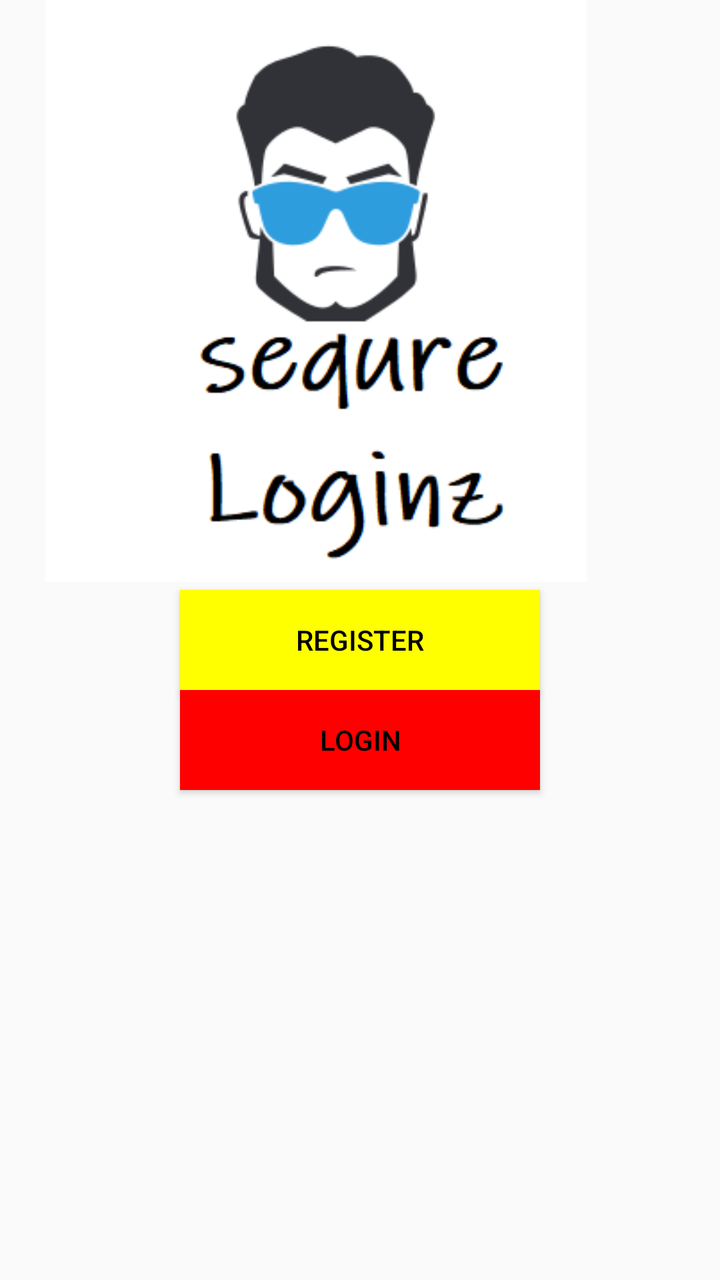
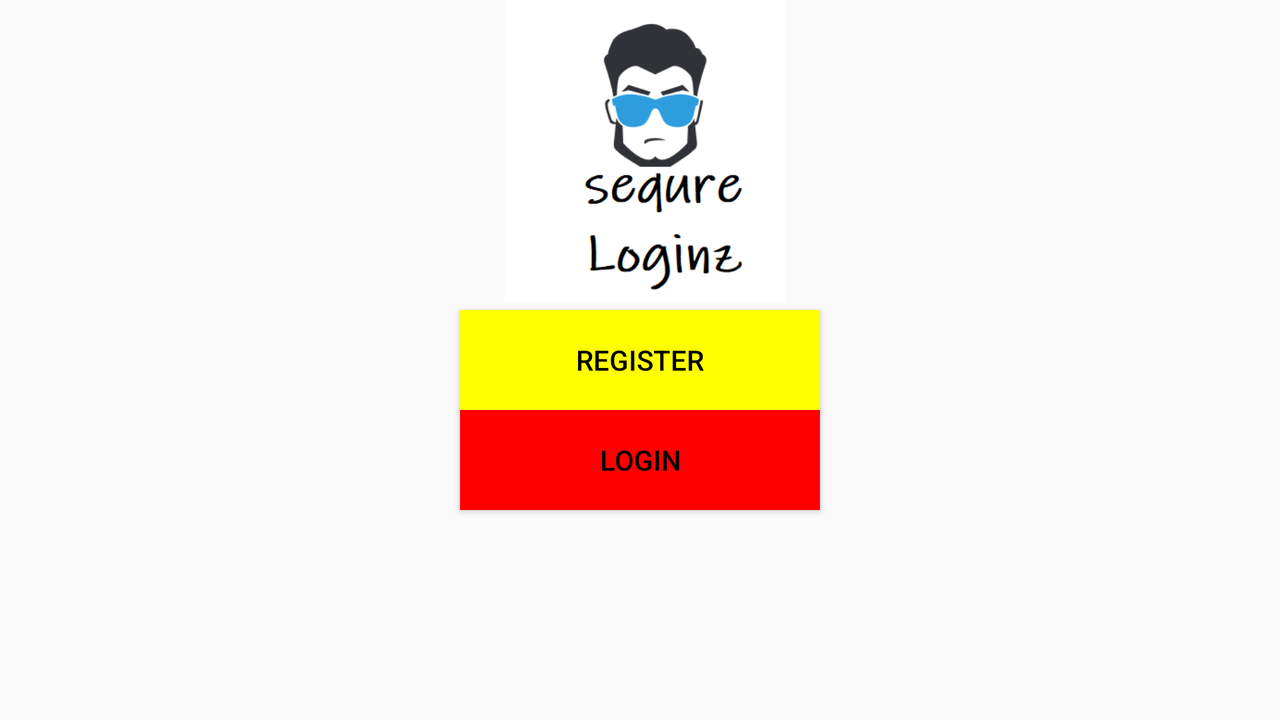

Two renders of one Android screen. The first uses the default layout on a phone; the second uses the alternative layout the repository ships for a different screen configuration, on a matching device. The two XML files are below.
<!-- AndroidManifest.xml: application theme AppTheme -->
<!-- res/layout/activity_main.xml -->
<?xml version="1.0" encoding="utf-8"?>
<RelativeLayout xmlns:app="http://schemas.android.com/apk/res-auto"
    android:layout_height="match_parent"
    android:layout_width="match_parent"
    android:theme="@style/darkcolortheme"
    android:background="@drawable/mainbackground"
    xmlns:android="http://schemas.android.com/apk/res/android" >
<Button
    android:background="@color/yellow"
    android:id="@+id/btn1"
    android:layout_width="180dp"
    android:layout_height="50dp"
    android:text="@string/register"
    android:layout_centerVertical="true"
    android:layout_centerHorizontal="true"
    android:onClick="GotoRegisterActivity"

    />
    <Button
        android:background="@color/Red"
        android:layout_width="180dp"
        android:layout_height="50dp"
        android:text="@string/login"
        android:layout_below="@id/btn1"
        android:layout_centerHorizontal="true"
        android:onClick="GotoLoginActivity"
        />

    <ImageView
        android:id="@+id/imageView"
        android:layout_width="714dp"
        android:layout_height="590dp"
        android:layout_above="@+id/btn1"
        android:layout_centerHorizontal="true"
        android:layout_alignParentStart="true"
        android:layout_alignParentEnd="true"
        android:layout_marginStart="5dp"
        android:layout_marginEnd="49dp"
        android:layout_marginBottom="4dp"
        android:src="@drawable/logo" />
</RelativeLayout>
<!-- resources referenced by this layout -->
<resources>
  <color name="Red">#FF0000</color>
  <color name="yellow">#FFFF00</color>
  <!-- drawable logo: png bitmap (drawable, 13594 bytes) -->
  <string name="login">Login</string>
  <string name="register">Register</string>
  <style name="darkcolortheme" parent="Theme.AppCompat.Light.NoActionBar">
          <item name="colorPrimary">@color/Red</item>
          <item name="colorPrimaryDark">@color/colorPrimary</item>
          <item name="colorAccent">@color/white</item>
          <item name="android:windowFullscreen">true</item>
          <item name="android:colorBackground">#000000</item>
          <item name="android:textColor">#000000</item>
  
      </style>
  <style name="AppTheme" parent="Theme.AppCompat.Light.DarkActionBar">
          
          <item name="colorPrimary">@color/colorPrimary</item>
          <item name="colorPrimaryDark">@color/colorPrimaryDark</item>
          <item name="colorAccent">@color/colorAccent</item>
      </style>
  <color name="colorPrimary">#6200EE</color>
  <color name="white">#ffffff</color>
  <color name="colorPrimaryDark">#3700B3</color>
  <color name="colorAccent">#03DAC5</color>
</resources>
<!-- res/layout-land/activity_main.xml (the repository's variant of the layout above) -->
<!-- drawn on the phone turned sideways -->
<?xml version="1.0" encoding="utf-8"?>
<RelativeLayout xmlns:app="http://schemas.android.com/apk/res-auto"
    android:layout_height="match_parent"
    android:layout_width="match_parent"
    android:theme="@style/darkcolortheme"
    android:background="@drawable/mainbackground"
    xmlns:android="http://schemas.android.com/apk/res/android" >
<Button
    android:background="@color/yellow"
    android:id="@+id/btn1"
    android:layout_width="180dp"
    android:layout_height="50dp"
    android:text="@string/register"
    android:layout_centerVertical="true"
    android:layout_centerHorizontal="true"
    android:onClick="GotoRegisterActivity"

    />
    <Button
        android:background="@color/Red"
        android:layout_width="180dp"
        android:layout_height="50dp"
        android:text="@string/login"
        android:layout_below="@id/btn1"
        android:layout_centerHorizontal="true"
        android:onClick="GotoLoginActivity"
        />

    <ImageView
        android:id="@+id/imageView"
        android:layout_width="714dp"
        android:layout_height="590dp"
        android:layout_above="@+id/btn1"
        android:layout_alignParentStart="true"
        android:layout_alignParentEnd="true"
        android:layout_marginStart="5dp"
        android:layout_marginBottom="4dp"
        android:src="@drawable/logo" />
</RelativeLayout>
